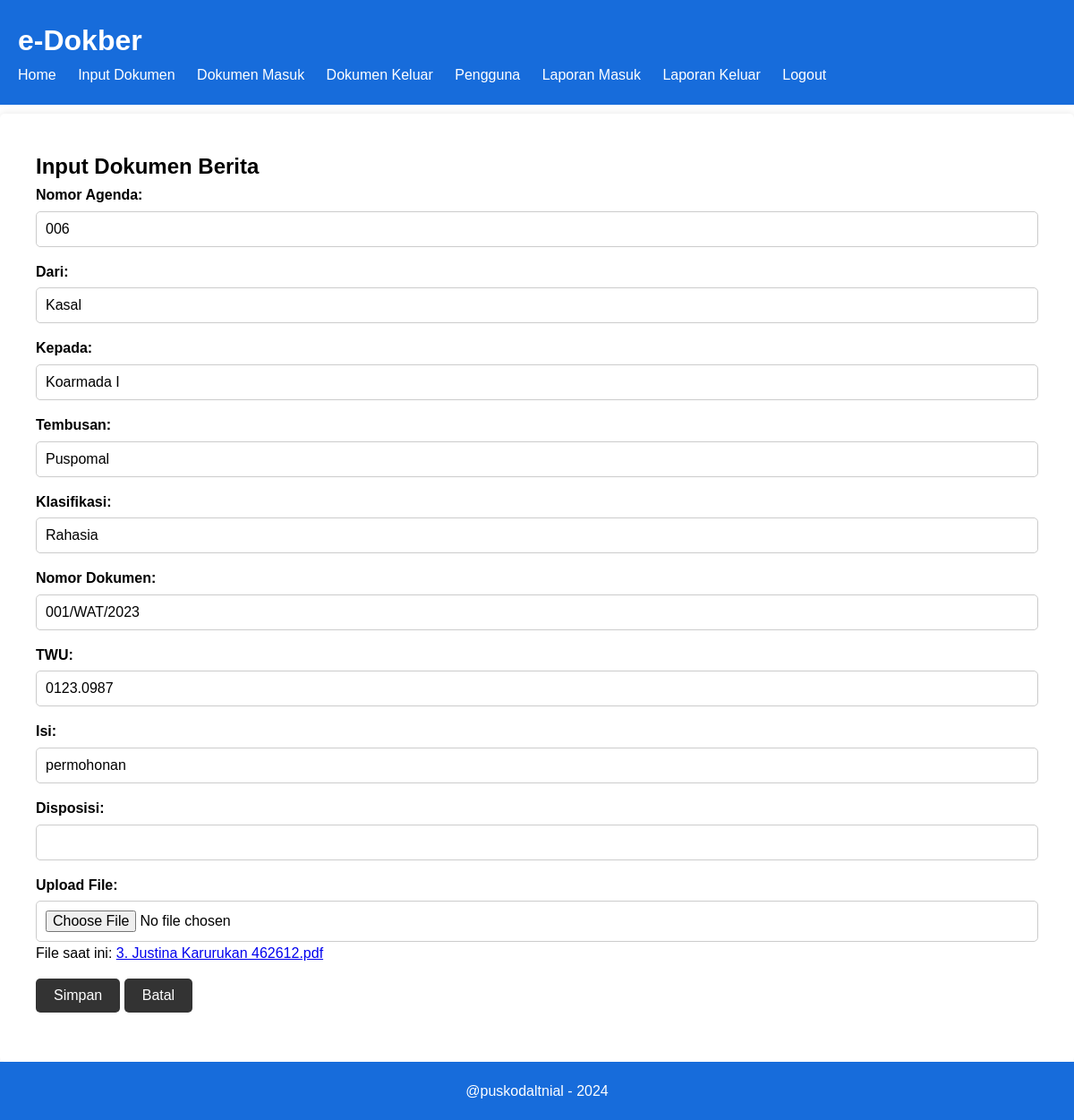
Page /input.php?hal=edit&id=9 on the committed database.
### tables this page shows
CREATE TABLE IF NOT EXISTS `tbl_berita` (
  `no_id` int NOT NULL AUTO_INCREMENT,
  `nomor_agenda` varchar(25) NOT NULL,
  `dari` varchar(25) NOT NULL,
  `kepada` varchar(25) NOT NULL,
  `tembusan` varchar(25) NOT NULL,
  `klasifikasi` varchar(25) NOT NULL,
  `nomor_surat` varchar(25) NOT NULL,
  `twu` varchar(25) NOT NULL,
  `isi` varchar(250) NOT NULL,
  `file_upload` text NOT NULL,
  `disposisi` varchar(200) NOT NULL,
  `status` int NOT NULL DEFAULT '0',
  PRIMARY KEY (`no_id`)
);

### input.php (the view, shortened to what this page needs)
<?php
$koneksi = new mysqli("localhost", "root", "", "test_db");
$id = "";
$nomor_agenda = "";
$dari = "";
$kepada = "";
$tembusan = "";
$klasifikasi = "";
$nomor_surat = "";
$twu = "";
$isi = "";
$disposisi = "";
$file_upload = "";
if (isset($_GET['hal']) && $_GET['hal'] == "edit") {
    $id = $_GET['id'];
    $query = "SELECT * FROM tbl_berita WHERE no_id = $id";
    $result = $koneksi->query($query);
    if ($result->num_rows > 0) {
        $data = $result->fetch_assoc();
        $nomor_agenda = $data['nomor_agenda'];
        $dari = $data['dari'];
        $kepada = $data['kepada'];
        $tembusan = $data['tembusan'];
        $klasifikasi = $data['klasifikasi'];
        $nomor_surat = $data['nomor_surat'];
        $twu = $data['twu'];
        $isi = $data['isi'];
        $disposisi = $data['disposisi'];
        $file_upload = $data['file_upload'];
    } else {
        echo "Data tidak ditemukan!";
        exit;
    }
}
?>
<!DOCTYPE html>
<html lang="en">
<head>
  <link rel="stylesheet" href="styles.css">
  <link rel="stylesheet" href="input.css">
</head>
<body>
  <header>
    <div class="container">
      <h1>e-Dokber</h1>
      <nav>
        <ul>
          <li><a href="home.php">Home</a></li>
          <li><a href="input.php">Input Dokumen</a></li>
          <li><a href="data.php">Dokumen Masuk</a></li>
          <li><a href="data_keluar.php">Dokumen Keluar</a></li>
          <li class="nav-item"><a class="nav-link" href="register.php">Pengguna</a></li>
          <li class="nav-item"><a class="nav-link" href="report.php">Laporan Masuk</a></li>
          <li class="nav-item"><a class="nav-link" href="report_keluar.php">Laporan Keluar</a></li>
          <li><a href="logout.php">Logout</a></li>
        </ul>
      </nav>
    </div>
  </header>
  <main>
  <section id="input-dokumen">
      <div class="container">
        <h2>Input Dokumen Berita</h2>
        <?php if ($id): ?>
          <form action="upload.php?id=<?= $id ?>" method="post" enctype="multipart/form-data">
        <?php else: ?>
          <form action="upload.php" method="post" enctype="multipart/form-data">
        <?php endif; ?>
          <div>
            <label for="nomor_agenda">Nomor Agenda:</label>
            <input type="text" id="nomor_agenda" name="nomor_agenda" value="<?= $nomor_agenda ?>" required>
          </div>
          <div>
            <label for="dari">Dari:</label>
            <input type="text" id="dari" name="dari" value="<?= $dari ?>" required>
          </div>
          <div>
            <label for="kepada">Kepada:</label>
            <input type="text" id="kepada" name="kepada" value="<?= $kepada ?>" required>
          </div>
          <div>
            <label for="tembusan">Tembusan:</label>
            <input type="text" id="tembusan" name="tembusan" value="<?= $tembusan ?>" required>
          </div>
          <div>
            <label for="klasifikasi">Klasifikasi:</label>
            <input type="text" id="klasifikasi" name="klasifikasi" value="<?= $klasifikasi ?>" required>
          </div>
          <div>
            <label for="nomor_surat">Nomor Dokumen:</label>
            <input type="text" id="nomor_surat" name="nomor_surat" value="<?= $nomor_surat ?>" required>
          </div>
          <div>
            <label for="twu">TWU:</label>
            <input type="text" id="twu" name="twu" value="<?= $twu ?>" required>
          </div>
          <div>
            <label for="isi">Isi:</label>
            <input type="text" id="isi" name="isi" value="<?= $isi ?>" required>
          </div>
          <div>
            <label for="disposisi">Disposisi:</label>
            <input type="text" id="disposisi" name="disposisi" value="<?= $disposisi ?>" required>
          </div>
          <?php if (!$id) { ?>
          <div>
            <label for="file_upload">Upload File:</label>
            <input type="file" id="file_upload" name="file_upload" required>
          </div>
          <?php } else { ?>
          <div>
            <label for="file_upload">Upload File:</label>
            <input type="file" id="file_upload" name="file_upload">
            <p>File saat ini: <a href="uploads/<?= $file_upload ?>" target="_blank"><?= $file_upload ?></a></p>
          </div>
          <?php } ?>
          <div>
          <button type="submit" name="bsimpan">Simpan</button>
          <button type="button" name="bbatal" onclick="window.location.href='input.php'">Batal</button>
          </div>
        </form>
      </div>
    </section>
  </main>
  <footer>
    <div class="container">
      <p>@puskodaltnial - <?= date('Y') ?> </p>
    </div>
  </footer>
</body>
</html>

### styles.css (style rules this page uses)
* { margin: 0; padding: 0; box-sizing: border-box; }
body { font-family: Arial, sans-serif; line-height: 1.6; }
.container { max-width: 1200px; margin: 0 auto; padding: 0 20px; }
header { background: #176cdb; color: #fff; padding: 20px 0; }
header h1 { margin: 0; }
nav ul { list-style: none; }
nav ul li { display: inline; margin-right: 20px; }
nav ul li a { color: #fff; text-decoration: none; }
main { padding: 20px 0; }
section { padding: 20px 0; }
footer { background: #176cdb; color: #fff; padding: 20px 0; text-align: center; }

### input.css (style rules this page uses)
main { padding: 20px; background: #fff; margin-top: 10px; border-radius: 5px; box-shadow: 0 0 10px rgba(0, 0, 0, 0.1); }
form { display: flex; flex-direction: column; }
form div { margin-bottom: 15px; }
form label { font-weight: bold; margin-bottom: 5px; display: block; }
form input[type="text"], form input[type="file"], form textarea { width: 100%; padding: 10px; border: 1px solid #ccc; border-radius: 5px; font-size: 16px; }
form button { padding: 10px 20px; border: none; background: #333; color: #fff; font-size: 16px; border-radius: 5px; cursor: pointer; align-self: flex-start; }

### rows in the picture
tbl_berita: nomor_agenda "006", dari "Kasal", kepada "Koarmada I", tembusan "Puspomal", klasifikasi "Rahasia", nomor_surat "001/WAT/2023", twu "0123.0987", isi "permohonan", file_upload "3. Justina Karurukan 462612.pdf"
